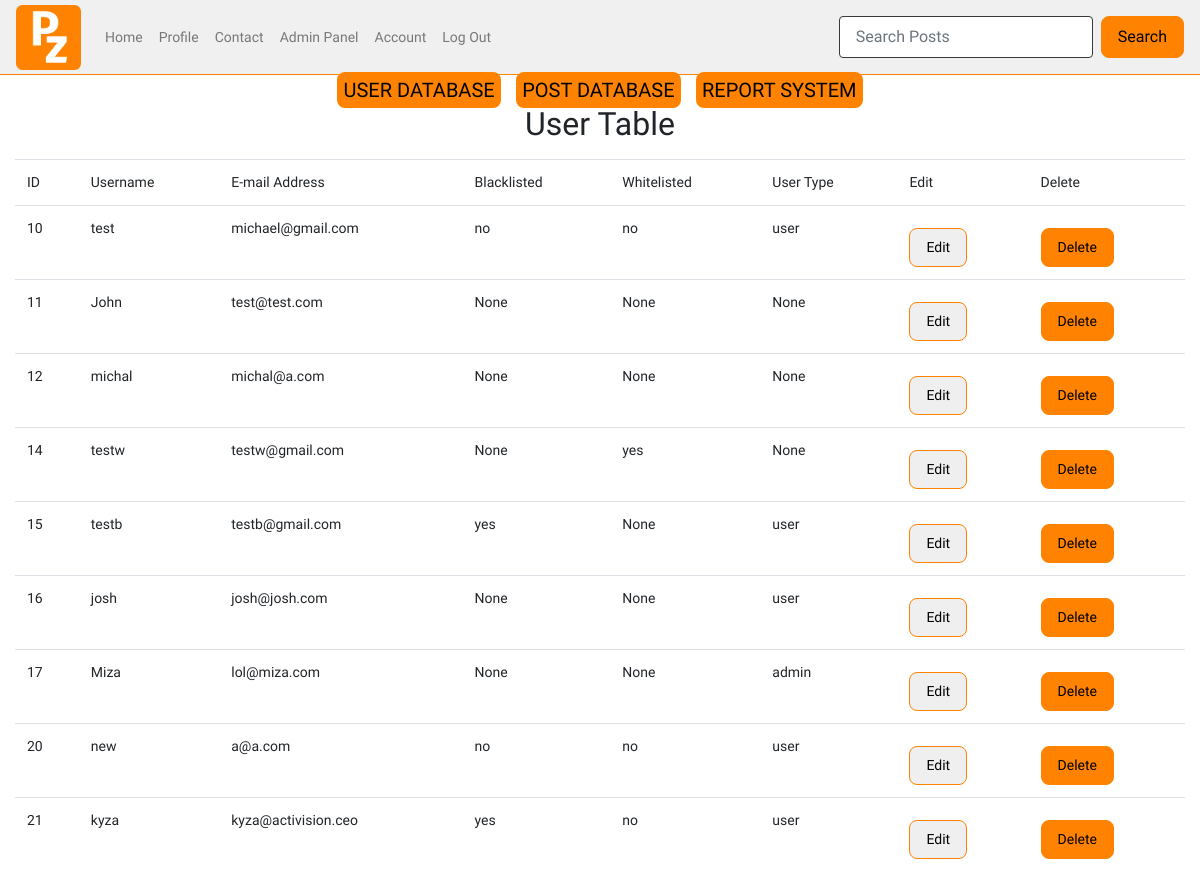
/admin/user (signed in), run on the app's committed database.
### tables this page shows
CREATE TABLE users (
    ID INTEGER PRIMARY KEY AUTOINCREMENT,
    username TEXT NOT NULL,
    password TEXT NOT NULL,
    email TEXT NOT NULL UNIQUE
, user_type VARCHAR, whitelisted text, blacklisted text);

### app.py (the view)
@app.route("/admin/user")
def admin_user():
    user=query_db('SELECT * FROM users WHERE username = ?', [session['username']], True)
    if not user['user_type'] == "admin":
        return redirect(url_for('home'))
    user_table=query_db('SELECT * FROM users')
    return render_template("user_database.html", user_table = user_table, user = user)

### app.py (called while the page is built)
def query_db(query, args=(), one=False):
    con = g._database = sqlite3.connect(DATABASE)
    con.row_factory = sqlite3.Row
    cur = con.execute(query, args)
    rv = cur.fetchall()
    cur.close()
    return (rv[0] if rv else None) if one else rv

### templates/user_database.html (shortened to what this page needs)
{% include "admin.html" %}
<center><h2>User Table</h2></center>
<div class="container-fluid col database">
    <table class="table">
        <tr>
            <td>ID</td>
            <td>Username</td>
            <td>E-mail Address</td>
            <td>Blacklisted</td>
            <td>Whitelisted</td>
            <td>User Type</td>
            <td>Edit</td>
            <td>Delete</td>
        </tr>
        <tr>
            {% for user in user_table %}
            <td>{{user.ID}}</td>
            <td>{{user.username}}</td>
            <td>{{user.email}}</td>
            <td>{{user.blacklisted}}</td>
            <td>{{user.whitelisted}}</td>
            <td>{{user.user_type}}</td>
            <td><button type="button" data-toggle="modal" data-target="#editModal{{user.id}}">Edit</button></td>
            <td><form action="{{ url_for('delete_user') }}" method="POST">
            <button type="submit">Delete</button>
            </form></tr>
  {% endfor %}
  </table>
</div>

### static/css/style.css (style rules this page uses)
body { font-family: 'Open Sans', sans-serif; font-weight: 400px; font-size: 14px; }
.table { margin-left: auto; margin-right: auto; }
button[type=submit] { background-color: #ff8300; border: 1px solid #ff8300; width: auto; height: auto; padding: 8px 16px; border-radius: 8px; margin-top: 10px; color: black; }
button[type=button] { border: 1px solid #ff8300; width: auto; height: auto; padding: 8px 16px; border-radius: 8px; margin-top: 10px; color: black; }
.database { padding-top: 8px; }

### data on the page
users: ID "10", username "test", email "michael@gmail.com", blacklisted "no", whitelisted "no", user_type "user"
users: ID "11", username "John", email "test@test.com", blacklisted "None", whitelisted "None", user_type "None"
users: ID "12", username "michal", email "michal@a.com", blacklisted "None", whitelisted "None", user_type "None"
users: ID "14", username "testw", email "testw@gmail.com", blacklisted "None", whitelisted "yes", user_type "None"
users: ID "15", username "testb", email "testb@gmail.com", blacklisted "yes", whitelisted "None", user_type "user"
users: ID "16", username "josh", email "josh@josh.com", blacklisted "None", whitelisted "None", user_type "user"
users: ID "17", username "Miza", email "lol@miza.com", blacklisted "None", whitelisted "None", user_type "admin"
users: ID "20", username "new", email "a@a.com", blacklisted "no", whitelisted "no", user_type "user"
users: ID "21", username "kyza", email "kyza@activision.ceo", blacklisted "yes", whitelisted "no", user_type "user"
